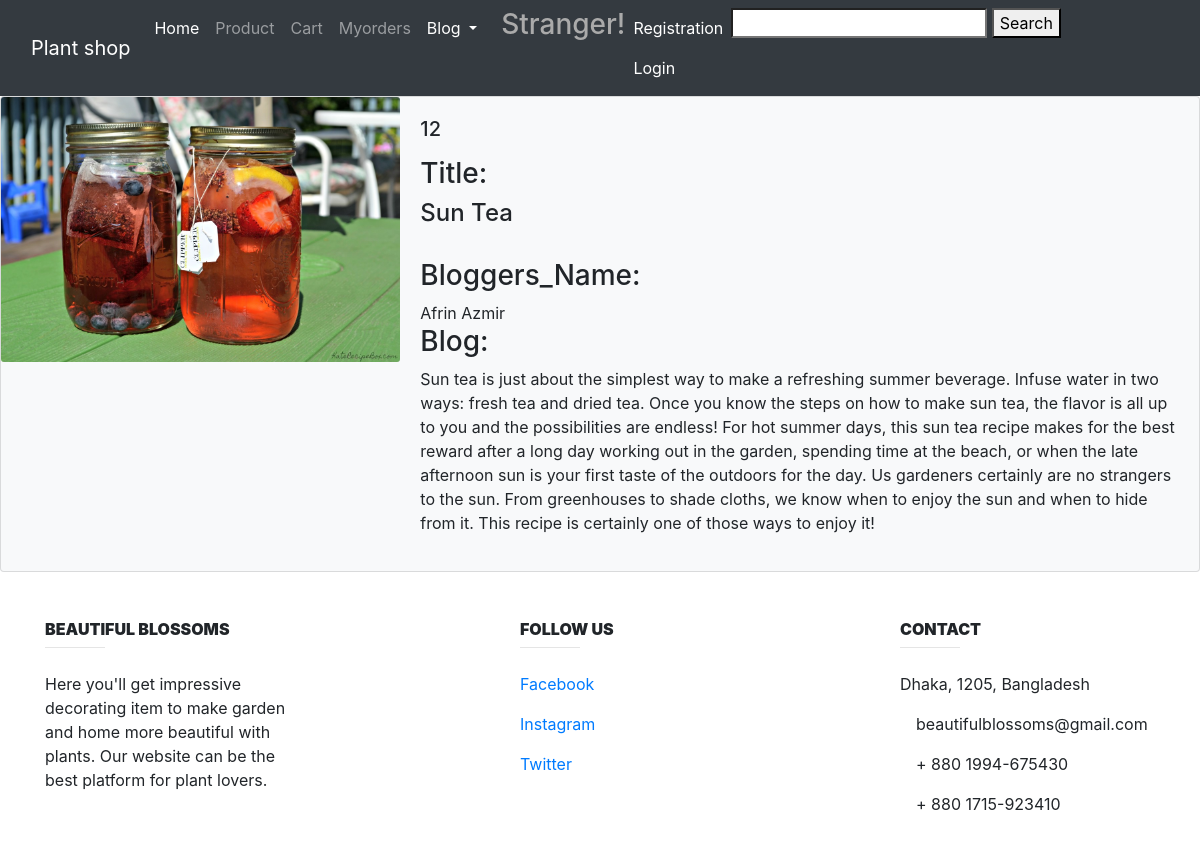
The page /ShowBlogs/12 on the database its author committed.
### Blog/models.py (models this page shows, shortened)
class Blog(models.Model):
    title = models.CharField(max_length=100, default="")
    bloggers_name = models.CharField(max_length=100, default="")
    blog = models.TextField(max_length=5000, default="")
    image = models.ImageField(upload_to='images/image/',blank=True)

### Blog/views.py (the view)
# urls.py: path('ShowBlogs/<int:b_id>', Blog_views.showDetails, name='detail_view'),
def showDetails(request, b_id):
    searched_b = get_object_or_404(Blog, id=b_id)
    context = {
        'search': searched_b,
    }
    return render(request, 'Blog/show_blog_details.html', context)

### templates/Blog/show_blog_details.html (shortened to what this page needs)
{% extends 'Base_blog.html' %}
{% block content  %}
        <div class="card bg-light mb-2`" >
          <div class="row no-gutters">
            <div class="col-md-4">
              <img src="{{ search.image.url }}" class="card-img" alt="...">
            </div>
            <div class="col-md-8">
              <div class="card-body">
                <h5 class="card-title">{{ search.id }}</h5>
                <p class="card-text">
                  <h3> Title: </h3><h4> {{ search.title }}</h4> <br>
                   <h3> Bloggers_Name: </h3> {{ search.bloggers_name }} <br>
                    <h3> Blog: </h3>{{ search.blog }} <br>
                </p>
              </div>
            </div>
          </div>
        </div>
{% endblock content %}

### rows shown on the page
Blog: image (picture), id "12", title "Sun Tea", bloggers_name "Afrin Azmir", blog "Sun tea is just about the simplest way to make a refreshing summer beverage. Infuse water in two ways: fresh tea and dried tea. Once you know the steps on how to make sun tea, the flavor is all up to you and the possibilities are endless! For hot summer days, this sun tea recipe makes for the best reward after a long day working out in the garden, spending time at the beach, or when the late afternoon sun is your first taste of the outdoors for the day. Us gardeners certainly are no strangers to the sun. From greenhouses to shade cloths, we know when to enjoy the sun and when to hide from it. This recipe is certainly one of those ways to enjoy it!"
